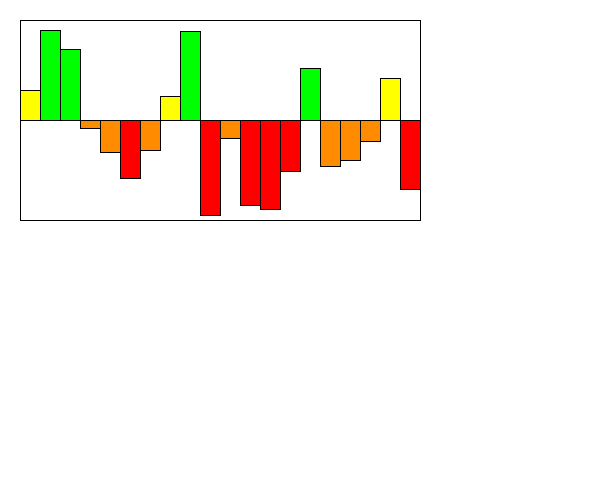
Frame 1 (no input)
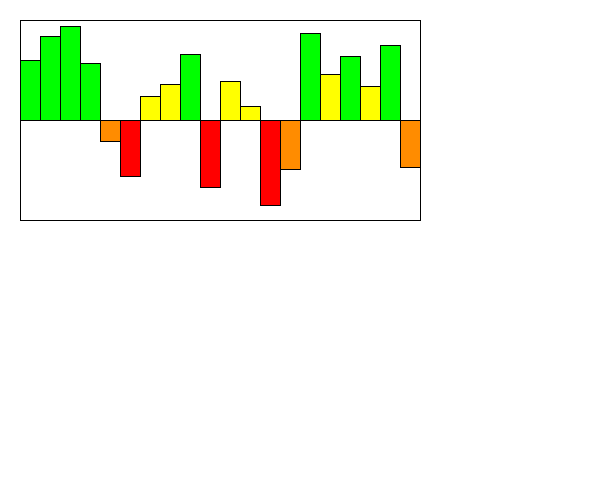
Frame 60 (the mouse pressed at the canvas centre just before this capture)
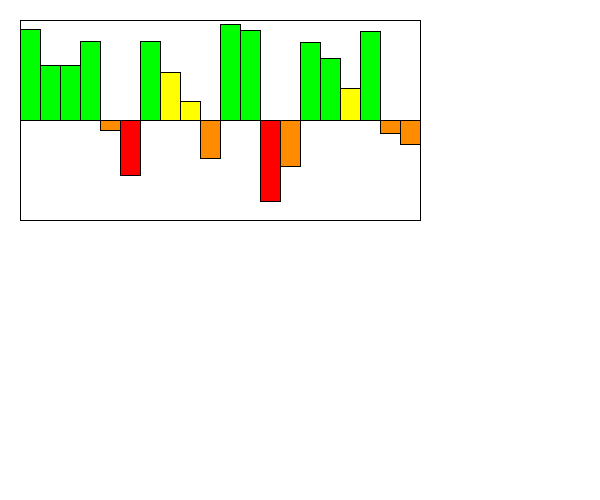
Frame 120 (the mouse held since frame 60 and released just before this capture)

The Processing sketch that drew these frames (run headless with seeded random() and noise(); from frame 60 on, the mouse is pressed at the canvas centre):

// Processing sketch: Section1
// ── Section1.pde
int MAX_VALUE = 100;
int MIN_VALUE = -100;
int WIDTH = 400;
int ARRSIZE = 20;
Visualizer v;

/*You are simulating a visualizer of multiple values
 You need to create a display method first. 
 Then you can make a method that changes the values each time the update is called. 
 */
class Visualizer {
  float x, y;
  float [] values;
  float [] speeds;
  Visualizer(float x, float y) {
    this.x = x;
    this.y = y;
    values = new float[ARRSIZE];
    speeds = new float[ARRSIZE];
    for (int i = 0; i < ARRSIZE; i++) {
      values[i] = random(-99, 99);
      speeds[i] = random(2);
    }
  }

  void display() {
    //draw the bars equally spaced inside this box. 
    //You can assume 10, but it would be even better 
    //if you could modify it to be larger increments.
    fill(255);
    rect(x, y, WIDTH, 200);
    //This is a 200x400 box.
    //The width of the visualizer is 400! This rect is the border

    //the line is the 0 y-value, the top is 100, the bottom is -100
    line(x, y+100, x+WIDTH, y+100);

    //You need to use a loop. You need to make the HEIGHT of the bars 
    //the values in the array.
    //Negative values are red, and go below the line.
    //Positive values are green and go above the line.
    for (int i = 0; i < ARRSIZE; i++) {
      //System.out.println(values[i]);
      if(values[i] > 50) fill(0, 255, 0);
      else if(values[i] > 0) fill(255, 255, 0);
      else if(values[i] > -50) fill(255,140,0);
      else fill(255, 0, 0);
      rect(x+(WIDTH/ARRSIZE*i), y+100-values[i], WIDTH/ARRSIZE, values[i]);
      
    }

    //???WRITE THIS METHOD!!!
    //THESE ARE WRONG: They just illustrate how they could look



    //Width of the visualizer is 400!
  }
  void update() {
    //???WRITE THIS METHOD!!!
    for (int i = 0; i < ARRSIZE; i++) {
      values[i] += speeds[i];
      if (values[i] > MAX_VALUE || values[i] < MIN_VALUE) {
        //values[i]/=10;
        speeds[i] *= -1;
      }
      //??? keep them values between max/min value

      //??? reverse the speeds so they oscillate up/down when they reach max/min
    }
  }
}

void setup() {
  size(600, 500);
  v = new Visualizer(20, 20);
}
void draw() {
  background(255);
  v.display();
  v.update();
}
